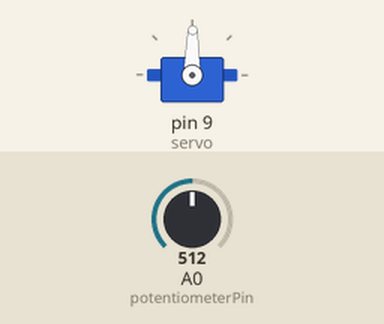
This sketch was run on a simulated Arduino Uno, built with avr-gcc and run on an emulated ATmega328P. On the bench: servo. The inputs (shaded band) are chosen by the test bench; at power-on: A0 (potentiometerPin) = 512.

Above: at 1.2 s.
1.3 s: A0 (potentiometerPin) set to 716
At 2.5 s:
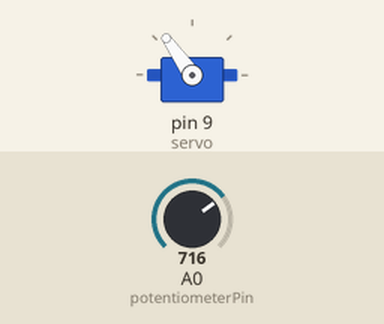
2.8 s: A0 (potentiometerPin) set to 900
At 4.0 s:
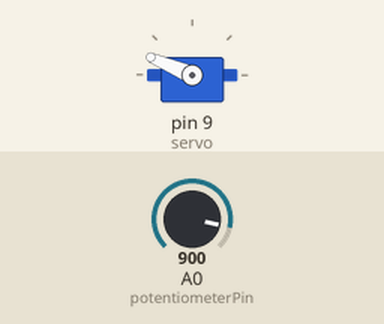
4.3 s: A0 (potentiometerPin) set to 1023
At 4.9 s:
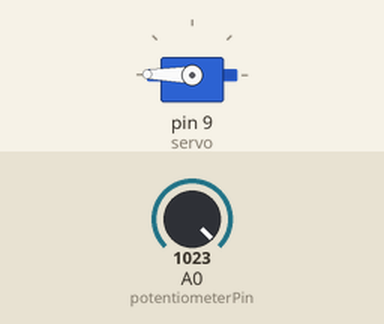
5.8 s: A0 (potentiometerPin) set to 306
At 7.0 s:
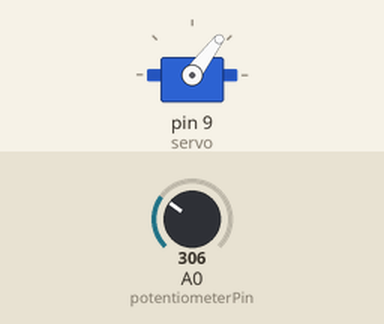
7.3 s: A0 (potentiometerPin) set to 122
At 8.3 s:
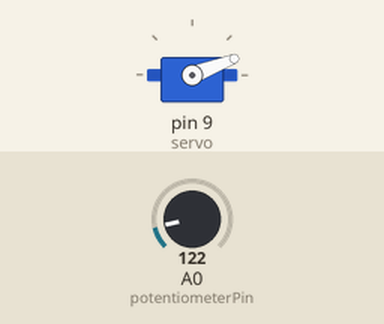
8.8 s: A0 (potentiometerPin) set to 511
At 9.6 s:
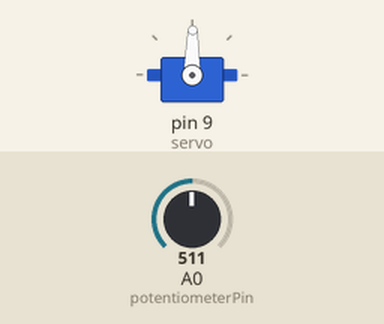
Timing chart, 0 to 11.3 s (numbered marks = the images above; inputs shaded):
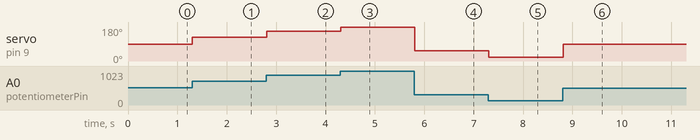

Measured:
- after the input at 1.3 s, servo on pin 9 (servo): 89° → 125° at once
- after the input at 2.8 s, servo on pin 9 (servo): 125° → 157° at once
- after the input at 4.3 s, servo on pin 9 (servo): 157° → 179° at once
- after the input at 5.8 s, servo on pin 9 (servo): 179° → 53° at once
- after the input at 7.3 s, servo on pin 9 (servo): 53° → 21° at once
- after the input at 8.8 s, servo on pin 9 (servo): 21° → 89° at once

The sketch:

sa-bomo-ta.ino
```cpp
//可変抵抗でサーボの角度変える


//サーボモーターを制御するためのライブラリ
#include<Servo.h>

//可変抵抗に接続したアナログピン
const int potentiometerPin = 0;

//任意のサーボモータークラスを用意
Servo servo;


void setup(){
  //サーボを使用するデジタルピン
  servo.attach(9);
}

void loop(){
  //可変抵抗の値
  int value = analogRead(potentiometerPin);

  //読み取った値を0-179に変換
  int angle = map(value, 0, 1023, 0, 179);

  //サーボの角度
  servo.write(angle);
  //Serial.write(value);
  //Serial.println(value);
  Serial.println(angle);

  delay(15);

}
```
